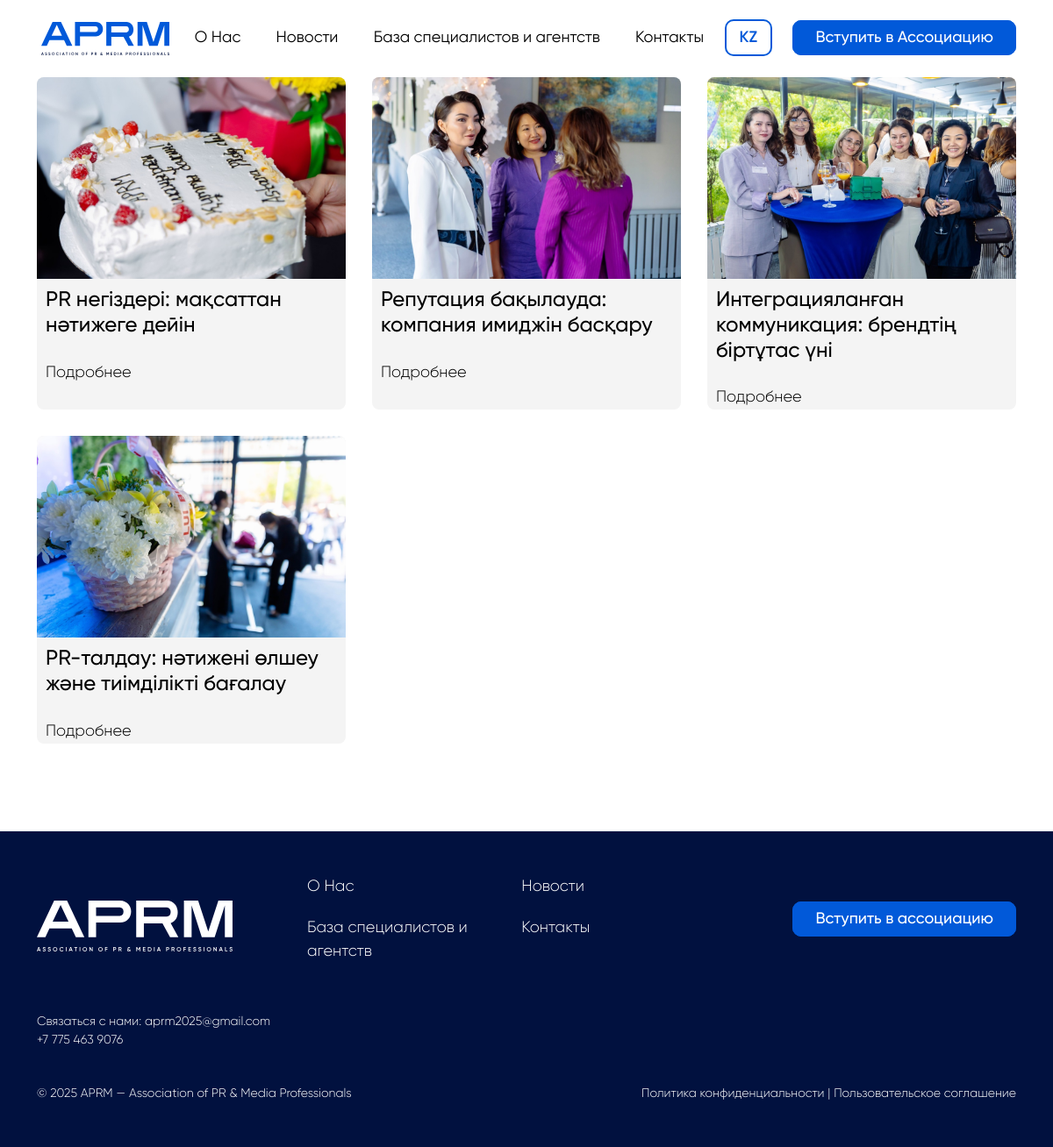
The page /ru/course/ on the database its author committed.
### myapp/models.py (models this page shows, shortened)
class Course(models.Model):
    category = models.ForeignKey(CourseCategory, on_delete=models.CASCADE, related_name='courses')
    title = models.CharField(max_length=255)
    image = models.ImageField(upload_to='courses/')
    short_description = models.TextField()
    full_description = models.TextField()
    youtube_link = models.URLField(blank=True, null=True)

### myapp/views.py (the view)
# urls.py: path('course/', views.course, name='course'),
def course(request):
    courses = Course.objects.all()
    return render(request, 'course_list.html', {'courses': courses})

### myapp/templates/course_list.html (shortened to what this page needs)
{% load i18n %}
{% include 'header.html' %}
<div class="container">
    <div class="cours_in">
{% for course in courses %}
  <div class="course-card">
    {% if course.image %}
      <img src="{{ course.image.url }}" alt="{{ course.title }}">
    {% endif %}
    <h2>{{ course.title }}</h2>
    <a href="{% url 'course_detail' course.pk %}">Подробнее</a>
  </div>
{% empty %}
  <p>Курсы не найдены.</p>
{% endfor %}
    </div>
</div>
  {% include 'footer.html' %}

### myapp/templates/header.html (shortened to what this page needs)
{% load static %}
{% load i18n %}
<!DOCTYPE html>
<html lang="en">
<head>
    <link rel="stylesheet" type="text/css" href="{% static 'css/style.css' %}?v=2.2">
    <link rel="stylesheet" type="text/css" href="{% static 'css/media.css' %}?v=1.4">
    <link rel="stylesheet" type="text/css"  href="{% static 'css/bootstrap.css' %}">
    <link rel="stylesheet" href="{% static 'css/swiper-bundle.min.css' %}" />
</head>
<body>
<div class="container">
            {% get_current_language as lang %}
    <div class="header">
        <div class="logo">
           <a href="/"> <img src="{% static 'img/logo.svg' %}" alt=""></a>
        </div>
            {% get_current_language as lang %}
            {% if lang == 'kk' %}
            <nav>
                <a href="/#about" class="">Біз туралы</a>
                <a href="/news" class="">Жаңалықтар</a>
                <a href="/#spec" class="">Мамандар мен агенттіктер базасы </a>
                <a href="/#footer" class="">Байланыс</a>
            </nav>
            {% elif lang == 'ru' %}
             <nav>
                <a href="/#about" class="">О Нас</a>
                <a href="/news" class="">Новости</a>
                <a href="/#spec" class="">База специалистов и агентств </a>
                <a href="/#footer" class="">Контакты</a>
            </nav>
            {% endif %}
            <div class="lang">
            {% get_current_language as lang %}
            {% if lang == 'kk' %}
                    <a href="/ru{{ request.get_full_path|slice:'3:' }}" class="me-2 {% if LANGUAGE_CODE == 'ru' %}fw-bold text-warning{% endif %}">
                        RU
                      </a>
            {% elif lang == 'ru' %}
                <a href="/kk{{ request.get_full_path|slice:'3:' }}" class="{% if LANGUAGE_CODE == 'kk' %}fw-bold text-warning{% endif %}">
                    KZ
                  </a>
            {% endif %}
        </div>
                  <div class="inassociac">
            {% get_current_language as lang %}
            {% if lang == 'kk' %}
                    <a href="/kk/#join">Ассоциацияға қосылу</a>
            {% elif lang == 'ru' %}
                    <a href="/#join">Вступить в Ассоциацию</a>
            {% endif %}
                  </div>
    </div>
</div>

### myapp/templates/footer.html (shortened to what this page needs)
{% load static %}
{% load i18n %}
<div class="footer" id="footer">
            {% get_current_language as lang %}
            {% if lang == 'kk' %}
    <div class="container">
        <div class="footer_block">
            <div class="Footer_logo">
                <img src="{% static 'img/logofooterldpi.svg' %}" alt="">
            </div>
            <div class="footer_navi">
                <ul>
                   <li>  <a href="/#about" class="">Біз туралы</a></li>
            <li>    <a href="/news" class="">Жаңалықтар</a></li>
             <li>   <a href="/#spec" class="">Мамандар мен агенттіктер базасы </a></li>
             <li>   <a href="/#footer" class="">Байланыс</a></li>
                </ul>
            </div>
            <div class="footer_vstup">
                <p class="inass_link">
                    <a href="/#join">Ассоциацияға қосылу</a>
                </p>
            </div>
        </div>
        <p class="contact_footer">
            Бізбен байланысу: aprm2025@gmail.com <br><a href="tel:+77754639076">+7 775 463 9076</a>
        </p>
        <div class="footer_copiright">
            <div class="copiright">
                <p>© 2025 APRM — Association of PR & Media Professionals</p>
            </div>
            <div class="politic_footer">
               <a href="{% static 'document/Politic1_konf_kz.docx' %}" target="_blank">Құпиялылық саясаты</a>  | <a href="#">Пайдаланушы келісімі</a>
            </div>
        </div>
    </div>
            {% elif lang == 'ru' %}
    <div class="container">
        <div class="footer_block">
            <div class="Footer_logo">
                <img src="{% static 'img/logofooterldpi.svg' %}" alt="">
            </div>
            <div class="footer_navi">
                <ul>
                   <li>  <a href="/#about" class="">О Нас</a></li>
              <li>   <a href="/news" class="">Новости</a></li>
               <li>  <a href="/#spec" class="">База специалистов и агентств </a></li>
              <li>   <a href="/#footer" class="">Контакты</a></li>
                </ul>
            </div>
            <div class="footer_vstup">
                <p class="inass_link">
                    <a href="/#join">Вступить в ассоциацию</a>
                </p>
            </div>
        </div>
        <p class="contact_footer">
            Связаться с нами: aprm2025@gmail.com <br><a href="tel:+77754639076">+7 775 463 9076</a>
        </p>
        <div class="footer_copiright">
            <div class="copiright">
                <p>© 2025 APRM — Association of PR & Media Professionals</p>
            </div>
            <div class="politic_footer">
               <a href="{% static 'document/Politic_konf.docx' %}" target="_blank">Политика конфиденциальности</a>  | <a href="#">Пользовательское соглашение</a>
            </div>
        </div>
    </div>
            {% endif %}
</div>
</body>
</html>

### static/css/style.css (style rules this page uses)
body { font-family: 'Gilroy' !important; background-color: #fff !important; color: #000 !important; font-size: 18px !important; font-weight: 300 !important; }
.logo img { width: 100%; }
.header { display: flex; justify-content: space-between; align-items: center; padding: 20px 0; }
nav a { color: #000 !important; text-decoration: none; font-weight: 400; transition: 0.5s; position: relative; overflow: hidden; }
nav { width: 50%; justify-content: space-between; display: flex; }
.logo { padding: 10px; width: 15%; }
.inassociac a { color: #fff; background: #0159D9; border-radius: 10px; text-decoration: none; padding: 10px 25px; font-weight: 500; transition: 0.5s; border: 1px solid #0159D9; }
.lang a { color: #0159D9; border-radius: 10px; border: 2px solid #0159D9; padding: 10px 15px; text-decoration: none; font-weight: 600; transition: 0.5s; }
p.inass_link a { color: #fff; background: #0159D9; border-radius: 10px; text-decoration: none; padding: 10px 25px; font-weight: 500; transition: 0.5s; border: 1px solid #0159D9; }
p.inass_link { margin-top: 60px; }
.footer { background: #01113f; margin-top: 100px; padding: 50px 0; color: #fff; }
.footer_block { display: flex; justify-content: space-between; align-items: center; }
.Footer_logo { display: inline-block; }
.Footer_logo img { width: 100%; }
.footer_navi ul li { list-style: none; padding: 0; }
.footer_navi ul { grid-gap: 20px; padding: 0; display: grid; grid-template-columns: 1fr 1fr; }
.footer_navi ul a { color: #fff; text-decoration: none; }
.footer_vstup p.inass_link { margin-top: 0; }
p.contact_footer { margin: 40px 0; }
.footer_copiright { display: flex; justify-content: space-between; }
.politic_footer a { color: #fff; text-decoration: none; }
.copiright p { margin-bottom: 0; }
nav a:before { content: ''; width: 100%; height: 2px; background: #0159d9; bottom: 0; left: -100%; position: absolute; transition: 0.5s; }
.cours_in { display: grid; grid-template-columns: 1fr 1fr 1fr; grid-gap: 30px; }
.course-card img { width: 100%; height: 230px; object-fit: cover; }
.course-card { background: #f4f4f4; border-radius: 8px; overflow: hidden; transition: 0.5s; }
.course-card a { color: #000; text-decoration: none; padding-left: 10px; }
.course-card h2 { padding: 10px; font-size: 24px; }
p.contact_footer a { color: #fff; text-decoration: none; }

### static/css/media.css (style rules this page uses)
@media screen and (max-width: 1200px) { .logo { padding: 5px; width: 14%; } }
@media screen and (max-width: 1200px) { nav { width: 52%; } }
@media screen and (max-width: 1200px) { .Footer_logo { width: 20%; } }
@media screen and (max-width: 1200px) { .footer_navi { width: 42%; } }
@media screen and (max-width: 1200px) { p.contact_footer { font-size: 14px; } }
@media screen and (max-width: 1200px) { .footer_copiright { font-size: 14px; } }

### rows shown on the page
Course: image (picture), title "PR негіздері: мақсаттан нәтижеге дейін"
Course: image (picture), title "Репутация бақылауда: компания имиджін басқару"
Course: image (picture), title "Интеграцияланған коммуникация: брендтің біртұтас үні"
Course: image (picture), title "PR-талдау: нәтижені өлшеу және тиімділікті бағалау"
